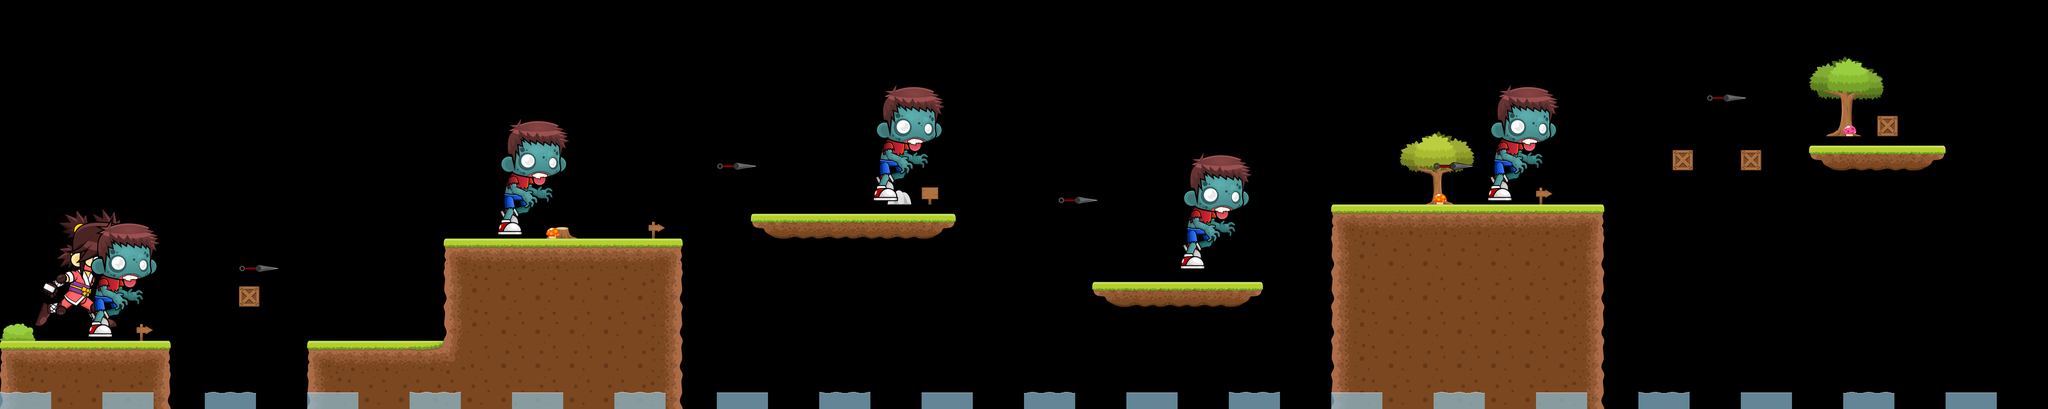

This game map was drawn from its Tiled (.tmx) file and the tilesets committed beside it. A one-line description and the full map source follow:
An orthogonal 60x12 tile map with 128x128 px tiles, 3 tile layers (Background, Foreground, Water), 2 tilesets.

<map version="1.9" tiledversion="1.9.2" orientation="orthogonal" renderorder="right-down" width="60" height="12" tilewidth="128" tileheight="128" infinite="0" nextlayerid="4" nextobjectid="1">
 <editorsettings>
  <export target="../level_layers/level_0.csv" format="csv" />
 </editorsettings>
 <tileset firstgid="1" source="terrain.tsx" />
 <tileset firstgid="37" source="water.tsx" />
 <layer id="2" name="Background" width="60" height="12">
  <data encoding="csv">
0,0,0,0,0,0,0,0,0,0,0,0,0,0,0,0,0,0,0,0,0,0,0,0,0,0,0,0,0,0,0,0,0,0,0,0,0,0,0,0,0,0,0,0,0,0,0,0,0,0,0,0,0,0,0,0,0,0,0,0,
0,0,0,0,0,0,0,0,0,0,0,0,0,0,0,0,0,0,0,0,0,0,0,0,0,0,0,0,0,0,0,0,0,0,0,0,0,0,0,0,0,0,0,0,0,0,0,0,0,0,0,0,0,0,0,0,0,0,0,0,
0,0,0,0,0,0,0,0,0,0,0,0,0,0,0,0,0,0,0,0,0,0,0,0,0,0,0,0,0,0,0,0,0,0,0,0,0,0,0,0,0,0,0,0,0,0,0,0,0,0,0,0,0,0,0,0,0,0,0,0,
0,0,0,0,0,0,0,0,0,0,0,0,0,0,0,0,0,0,0,0,0,0,0,0,0,0,0,0,0,0,0,0,0,0,0,0,0,0,0,0,0,0,0,0,0,0,0,0,0,0,0,0,0,32,0,0,0,0,0,0,
0,0,0,0,0,0,0,0,0,0,0,0,0,0,0,0,0,0,0,0,0,0,0,0,0,0,0,0,0,0,0,0,0,0,0,0,0,0,0,0,0,0,0,0,0,0,0,0,0,0,0,0,0,0,0,0,0,0,0,0,
0,0,0,0,0,0,0,0,0,0,0,0,0,0,0,0,0,0,0,0,0,0,0,0,0,0,30,28,0,0,0,0,0,0,0,0,0,0,0,0,0,33,0,0,0,29,0,0,0,0,0,0,0,0,0,0,0,0,0,0,
0,0,0,0,0,0,0,0,0,0,0,0,0,0,0,0,31,0,0,29,0,0,0,0,0,0,0,0,0,0,0,0,0,0,0,0,0,0,0,0,0,0,0,0,0,0,0,0,0,0,0,0,0,0,0,0,0,0,0,0,
0,0,0,0,0,0,0,0,0,0,0,0,0,0,0,0,0,0,0,0,0,0,0,0,0,0,0,0,0,0,0,0,0,0,0,0,0,0,0,0,0,0,0,0,0,0,0,0,0,0,0,0,0,0,0,0,0,0,0,0,
0,0,0,0,0,0,0,0,0,0,0,0,0,0,0,0,0,0,0,0,0,0,0,0,0,0,0,0,0,0,0,0,0,0,0,0,0,0,0,0,0,0,0,0,0,0,0,0,0,0,0,0,0,0,0,0,0,0,0,0,
21,0,0,0,29,0,0,0,0,0,0,0,0,0,0,0,0,0,0,0,0,0,0,0,0,0,0,0,0,0,0,0,0,0,0,0,0,0,0,0,0,0,0,0,0,0,0,0,0,0,0,0,0,0,0,0,0,0,0,0,
0,0,0,0,0,0,0,0,0,0,0,0,0,0,0,0,0,0,0,0,0,0,0,0,0,0,0,0,0,0,0,0,0,0,0,0,0,0,0,0,0,0,0,0,0,0,0,0,0,0,0,0,0,0,0,0,0,0,0,0,
0,0,0,0,0,0,0,0,0,0,0,0,0,0,0,0,0,0,0,0,0,0,0,0,0,0,0,0,0,0,0,0,0,0,0,0,0,0,0,0,0,0,0,0,0,0,0,0,0,0,0,0,0,0,0,0,0,0,0,0
</data>
 </layer>
 <layer id="1" name="Foreground" width="60" height="12">
  <data encoding="csv">
0,0,0,0,0,0,0,0,0,0,0,0,0,0,0,0,0,0,0,0,0,0,0,0,0,0,0,0,0,0,0,0,0,0,0,0,0,0,0,0,0,0,0,0,0,0,0,0,0,0,0,0,0,0,0,0,0,0,0,0,
0,0,0,0,0,0,0,0,0,0,0,0,0,0,0,0,0,0,0,0,0,0,0,0,0,0,0,0,0,0,0,0,0,0,0,0,0,0,0,0,0,0,0,0,0,0,0,0,0,0,0,0,0,0,0,0,0,0,0,0,
0,0,0,0,0,0,0,0,0,0,0,0,0,0,0,0,0,0,0,0,0,0,0,0,0,0,0,0,0,0,0,0,0,0,0,0,0,0,0,0,0,0,0,0,0,0,0,0,0,0,36,0,0,0,0,0,0,0,0,0,
0,0,0,0,0,0,0,0,0,0,0,0,0,0,0,0,0,0,0,0,0,0,0,0,0,0,0,0,0,0,0,0,0,0,0,0,0,0,0,0,0,0,0,0,0,0,0,0,0,0,0,0,0,0,26,25,0,0,0,0,
0,0,0,0,0,0,0,0,0,0,0,0,0,0,0,0,0,0,0,0,0,36,0,0,0,0,0,0,0,0,0,0,0,0,0,0,0,0,0,0,0,0,36,0,0,0,0,0,0,25,0,25,0,13,14,14,15,0,0,0,
0,0,0,0,0,0,0,0,0,0,0,0,0,0,0,0,0,0,0,0,0,0,0,0,0,35,0,0,0,0,0,36,0,0,0,0,0,0,0,0,0,0,27,35,0,0,0,0,0,0,0,0,0,0,0,0,0,0,0,0,
0,0,0,0,0,0,0,0,0,0,0,0,0,0,35,0,27,0,0,0,0,0,13,14,14,14,14,15,0,0,0,0,0,0,0,0,0,0,0,1,2,2,2,2,2,2,3,0,0,0,0,0,0,0,0,0,0,0,0,0,
0,0,0,0,0,0,0,36,0,0,0,0,0,1,2,2,2,2,2,3,0,0,0,0,0,0,0,0,0,0,0,0,0,0,35,0,0,0,0,4,5,5,5,5,5,5,6,0,0,0,0,0,0,0,0,0,0,0,0,0,
0,0,0,0,0,0,0,25,0,0,0,0,0,4,5,5,5,5,5,6,0,0,0,0,0,0,0,0,0,0,0,0,13,14,14,14,15,0,0,4,5,5,5,5,5,5,6,0,0,0,0,0,0,0,0,0,0,0,0,0,
0,34,35,0,0,0,0,0,0,0,0,0,0,4,5,5,5,5,5,6,0,0,0,0,0,0,0,0,0,0,0,0,0,0,0,0,0,0,0,4,5,5,5,5,5,5,6,0,0,0,0,0,0,0,0,0,0,0,0,0,
1,2,2,2,3,0,0,0,0,1,2,2,7,8,5,5,5,5,5,6,0,0,0,0,0,0,0,0,0,0,0,0,0,0,0,0,0,0,0,4,5,5,5,5,5,5,6,0,0,0,0,0,0,0,0,0,0,0,0,0,
4,5,5,5,6,0,0,0,0,4,5,5,5,5,5,5,5,5,5,6,0,0,0,0,0,0,0,0,0,0,0,0,0,0,0,0,0,0,0,4,5,5,5,5,5,5,6,0,0,0,0,0,0,0,0,0,0,0,0,0
</data>
 </layer>
 <layer id="3" name="Water" width="60" height="12">
  <data encoding="csv">
0,0,0,0,0,0,0,0,0,0,0,0,0,0,0,0,0,0,0,0,0,0,0,0,0,0,0,0,0,0,0,0,0,0,0,0,0,0,0,0,0,0,0,0,0,0,0,0,0,0,0,0,0,0,0,0,0,0,0,0,
0,0,0,0,0,0,0,0,0,0,0,0,0,0,0,0,0,0,0,0,0,0,0,0,0,0,0,0,0,0,0,0,0,0,0,0,0,0,0,0,0,0,0,0,0,0,0,0,0,0,0,0,0,0,0,0,0,0,0,0,
0,0,0,0,0,0,0,0,0,0,0,0,0,0,0,0,0,0,0,0,0,0,0,0,0,0,0,0,0,0,0,0,0,0,0,0,0,0,0,0,0,0,0,0,0,0,0,0,0,0,0,0,0,0,0,0,0,0,0,0,
0,0,0,0,0,0,0,0,0,0,0,0,0,0,0,0,0,0,0,0,0,0,0,0,0,0,0,0,0,0,0,0,0,0,0,0,0,0,0,0,0,0,0,0,0,0,0,0,0,0,0,0,0,0,0,0,0,0,0,0,
0,0,0,0,0,0,0,0,0,0,0,0,0,0,0,0,0,0,0,0,0,0,0,0,0,0,0,0,0,0,0,0,0,0,0,0,0,0,0,0,0,0,0,0,0,0,0,0,0,0,0,0,0,0,0,0,0,0,0,0,
0,0,0,0,0,0,0,0,0,0,0,0,0,0,0,0,0,0,0,0,0,0,0,0,0,0,0,0,0,0,0,0,0,0,0,0,0,0,0,0,0,0,0,0,0,0,0,0,0,0,0,0,0,0,0,0,0,0,0,0,
0,0,0,0,0,0,0,0,0,0,0,0,0,0,0,0,0,0,0,0,0,0,0,0,0,0,0,0,0,0,0,0,0,0,0,0,0,0,0,0,0,0,0,0,0,0,0,0,0,0,0,0,0,0,0,0,0,0,0,0,
0,0,0,0,0,0,0,0,0,0,0,0,0,0,0,0,0,0,0,0,0,0,0,0,0,0,0,0,0,0,0,0,0,0,0,0,0,0,0,0,0,0,0,0,0,0,0,0,0,0,0,0,0,0,0,0,0,0,0,0,
0,0,0,0,0,0,0,0,0,0,0,0,0,0,0,0,0,0,0,0,0,0,0,0,0,0,0,0,0,0,0,0,0,0,0,0,0,0,0,0,0,0,0,0,0,0,0,0,0,0,0,0,0,0,0,0,0,0,0,0,
0,0,0,0,0,0,0,0,0,0,0,0,0,0,0,0,0,0,0,0,0,0,0,0,0,0,0,0,0,0,0,0,0,0,0,0,0,0,0,0,0,0,0,0,0,0,0,0,0,0,0,0,0,0,0,0,0,0,0,0,
0,0,0,0,0,0,0,0,0,0,0,0,0,0,0,0,0,0,0,0,0,0,0,0,0,0,0,0,0,0,0,0,0,0,0,0,0,0,0,0,0,0,0,0,0,0,0,0,0,0,0,0,0,0,0,0,0,0,0,0,
37,0,0,38,0,0,39,0,0,40,0,0,37,0,0,38,0,0,39,0,0,40,0,0,37,0,0,38,0,0,39,0,0,40,0,0,37,0,0,38,0,0,39,0,0,40,0,0,37,0,0,38,0,0,39,0,0,40,0,0
</data>
 </layer>
</map>
